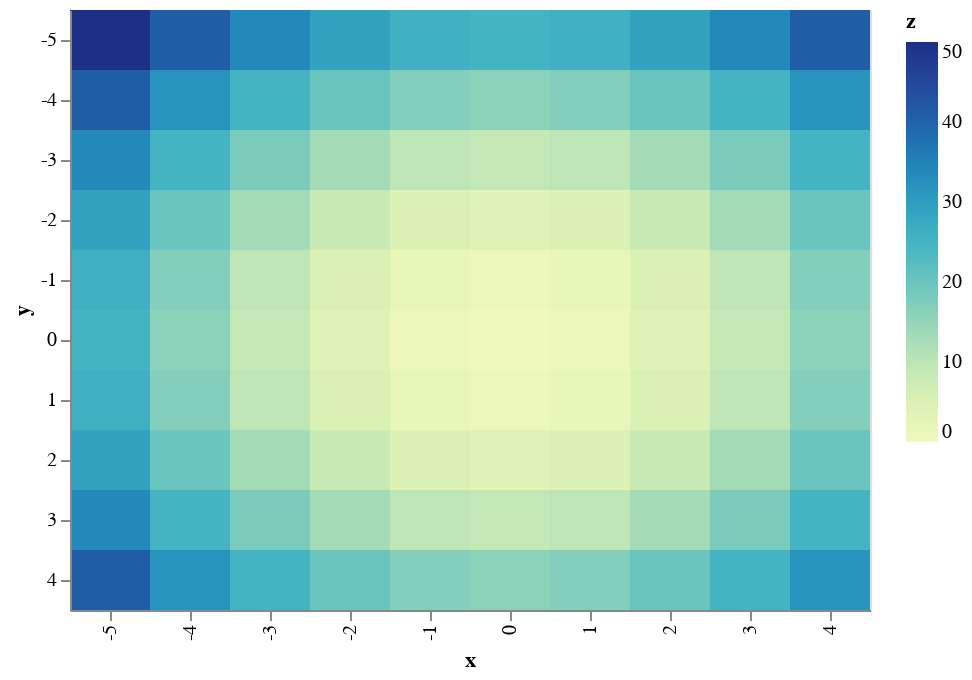

Notebook source saved alongside this figure:
### Code cell
# Compute x^2 + y^2 across a 2D grid
x, y = np.meshgrid(range(-5, 5), range(-5, 5))
z = x ** 2 + y ** 2

# Convert this grid to columnar data expected by Altair
data = pd.DataFrame({'x': x.ravel(),
                     'y': y.ravel(),
                     'z': z.ravel()})

alt.Chart(data).mark_rect().encode(
    x='x:O',
    y='y:O',
    color='z:Q'
)

### Figure 1 — Vega-Lite specification as saved in the notebook (floating-point values rounded to 4 significant figures)
{"$schema": "https://vega.github.io/schema/vega-lite/v2.6.0.json", "config": {"view": {"height": 300, "width": 400}}, "data": {"name": "data-1487c93b91dee61ec4c167e470e512f4"}, "datasets": {"data-1487c93b91dee61ec4c167e470e512f4": [{"x": -5, "y": -5, "z": 50}, {"x": -4, "y": -5, "z": 41}, {"x": -3, "y": -5, "z": 34}, {"x": -2, "y": -5, "z": 29}, {"x": -1, "y": -5, "z": 26}, {"x": 0, "y": -5, "z": 25}, {"x": 1, "y": -5, "z": 26}, {"x": 2, "y": -5, "z": 29}, {"x": 3, "y": -5, "z": 34}, {"x": 4, "y": -5, "z": 41}, {"x": -5, "y": -4, "z": 41}, {"x": -4, "y": -4, "z": 32}, {"x": -3, "y": -4, "z": 25}, {"x": -2, "y": -4, "z": 20}, {"x": -1, "y": -4, "z": 17}, {"x": 0, "y": -4, "z": 16}, {"x": 1, "y": -4, "z": 17}, {"x": 2, "y": -4, "z": 20}, {"x": 3, "y": -4, "z": 25}, {"x": 4, "y": -4, "z": 32}, {"x": -5, "y": -3, "z": 34}, {"x": -4, "y": -3, "z": 25}, {"x": -3, "y": -3, "z": 18}, {"x": -2, "y": -3, "z": 13}, {"x": -1, "y": -3, "z": 10}, {"x": 0, "y": -3, "z": 9}, {"x": 1, "y": -3, "z": 10}, {"x": 2, "y": -3, "z": 13}, {"x": 3, "y": -3, "z": 18}, {"x": 4, "y": -3, "z": 25}, {"x": -5, "y": -2, "z": 29}, {"x": -4, "y": -2, "z": 20}, {"x": -3, "y": -2, "z": 13}, {"x": -2, "y": -2, "z": 8}, {"x": -1, "y": -2, "z": 5}, {"x": 0, "y": -2, "z": 4}, {"x": 1, "y": -2, "z": 5}, {"x": 2, "y": -2, "z": 8}, {"x": 3, "y": -2, "z": 13}, {"x": 4, "y": -2, "z": 20}, {"x": -5, "y": -1, "z": 26}, {"x": -4, "y": -1, "z": 17}, {"x": -3, "y": -1, "z": 10}, {"x": -2, "y": -1, "z": 5}, {"x": -1, "y": -1, "z": 2}, {"x": 0, "y": -1, "z": 1}, {"x": 1, "y": -1, "z": 2}, {"x": 2, "y": -1, "z": 5}, {"x": 3, "y": -1, "z": 10}, {"x": 4, "y": -1, "z": 17}, {"x": -5, "y": 0, "z": 25}, {"x": -4, "y": 0, "z": 16}, {"x": -3, "y": 0, "z": 9}, {"x": -2, "y": 0, "z": 4}, {"x": -1, "y": 0, "z": 1}, {"x": 0, "y": 0, "z": 0}, {"x": 1, "y": 0, "z": 1}, {"x": 2, "y": 0, "z": 4}, {"x": 3, "y": 0, "z": 9}, {"x": 4, "y": 0, "z": 16}, {"x": -5, "y": 1, "z": 26}, {"x": -4, "y": 1, "z": 17}, {"x": -3, "y": 1, "z": 10}, {"x": -2, "y": 1, "z": 5}, {"x": -1, "y": 1, "z": 2}, {"x": 0, "y": 1, "z": 1}, {"x": 1, "y": 1, "z": 2}, {"x": 2, "y": 1, "z": 5}, {"x": 3, "y": 1, "z": 10}, {"x": 4, "y": 1, "z": 17}, {"x": -5, "y": 2, "z": 29}, {"x": -4, "y": 2, "z": 20}, {"x": -3, "y": 2, "z": 13}, {"x": -2, "y": 2, "z": 8}, {"x": -1, "y": 2, "z": 5}, {"x": 0, "y": 2, "z": 4}, {"x": 1, "y": 2, "z": 5}, {"x": 2, "y": 2, "z": 8}, {"x": 3, "y": 2, "z": 13}, {"x": 4, "y": 2, "z": 20}, {"x": -5, "y": 3, "z": 34}, {"x": -4, "y": 3, "z": 25}, {"x": -3, "y": 3, "z": 18}, {"x": -2, "y": 3, "z": 13}, {"x": -1, "y": 3, "z": 10}, {"x": 0, "y": 3, "z": 9}, {"x": 1, "y": 3, "z": 10}, {"x": 2, "y": 3, "z": 13}, {"x": 3, "y": 3, "z": 18}, {"x": 4, "y": 3, "z": 25}, {"x": -5, "y": 4, "z": 41}, {"x": -4, "y": 4, "z": 32}, {"x": -3, "y": 4, "z": 25}, {"x": -2, "y": 4, "z": 20}, {"x": -1, "y": 4, "z": 17}, {"x": 0, "y": 4, "z": 16}, {"x": 1, "y": 4, "z": 17}, {"x": 2, "y": 4, "z": 20}, {"x": 3, "y": 4, "z": 25}, {"x": 4, "y": 4, "z": 32}]}, "encoding": {"color": {"field": "z", "type": "quantitative"}, "x": {"field": "x", "type": "ordinal"}, "y": {"field": "y", "type": "ordinal"}}, "mark": "rect"}
